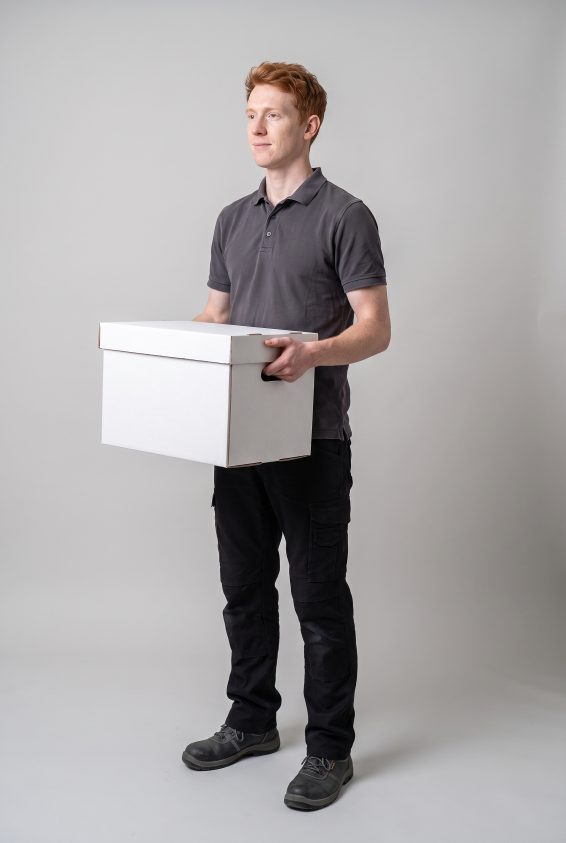
#> input picture beeldronde-debresser/werkers/werk/werker-6.jpg, 1696 x 2528 px (shown at 1/3 size)
$ python -i halo.py   (imports and definitions only)
#> lines starting #> are read from the running program, lines starting #| are printed output that depends on the picture
"""Halo-meting volgens site/_werk/BEELDREGELS.md ("Halo meten: elke randpixel tegen zijn EIGEN buur"), plus een
controlebeeld voor de keuzepagina.

    python halo.py                # alle ../werker-N-...-uitsnede.png
    python halo.py --controle     # plus een controlebeeld per uitsnede in werk/

Per randpixel (0,15 < alfa < 0,85) de helderheid tegen die van het materiaal er direct naast:
buur = grey_dilation(L waar alfa > 0,95, size 9). Telt de pixels die lichter zijn dan buur + 20 en het grootste
aaneengesloten cluster, apart voor de buitencontour (grenst aan transparant dat de beeldrand raakt) en voor
interne doorkijkjes. IJk uit BEELDREGELS: duizenden pixels met clusters van honderden = halo; tientallen met
clusters onder de tien = schoon.

Met --controle schrijft het werk/werker-N-controle.png: de figuur op weergavegrootte (700 px hoog) op licht en op donker, en het
hoofd en de schouders op 200 procent daarvan, op donker (daar valt een lichte franje het eerst op).
"""
import pathlib
import sys

import numpy as np
from PIL import Image, ImageDraw, ImageFont
from scipy import ndimage

HIER = pathlib.Path(__file__).resolve().parent
RONDE = HIER.parent
LICHT, DONKER = (244, 242, 238), (29, 29, 27)
LETTER = ImageFont.truetype("segoeuib.ttf", 22)


def meet(pad):
#> called with pad = 'werker-6.jpg'
    im = np.asarray(Image.open(pad).convert("RGBA"), float)
    a = im[..., 3] / 255
#> a: shape (2528, 1696) float64; every value is 1
    L = np.asarray(Image.open(pad).convert("RGBA").convert("L"), float)
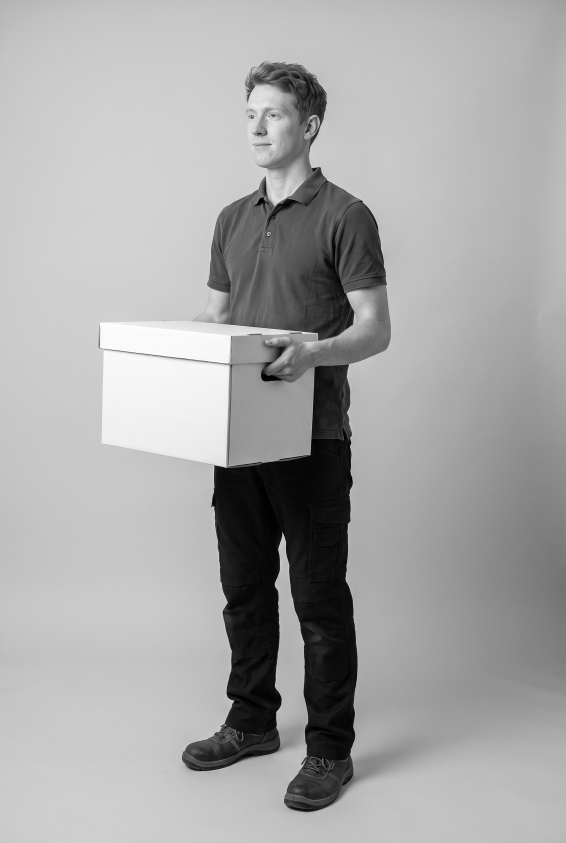
#> L: shape (2528, 1696) float64 (shown at 1/3 size); min 0, max 255, mean 167.2
    buur = ndimage.grey_dilation(np.where(a > 0.95, L, 0), size=9)
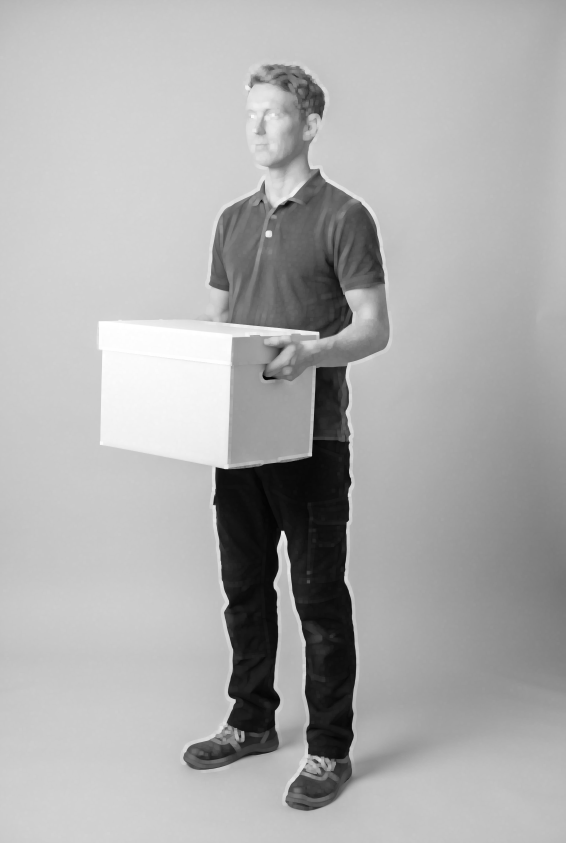
#> buur: shape (2528, 1696) float64 (shown at 1/3 size); min 2, max 255, mean 173.2
    band = (a > 0.15) & (a < 0.85)
#> band: shape (2528, 1696) bool; every value is 0
    licht = band & (L > buur + 20)
    # buitencontour: randpixels naast transparante gebieden die de beeldrand raken
    lab, _ = ndimage.label(a < 0.15)
#> lab: shape (2528, 1696) int32; every value is 0
    rand = np.unique(np.concatenate([lab[0], lab[-1], lab[:, 0], lab[:, -1]]))
#> rand = [0]
    buiten = ndimage.binary_dilation(np.isin(lab, rand[rand > 0]), iterations=3)
    uit = {}
    for naam, m in (("buiten", licht & buiten), ("intern", licht & ~buiten)):
        cl, k = ndimage.label(m, structure=np.ones((3, 3)))
        uit[naam] = (int(m.sum()), int(ndimage.sum(m, cl, range(1, k + 1)).max()) if k else 0)
#> this loop made 2 passes
#> after the loop, uit = {'buiten': (0, 0), 'intern': (0, 0)}
    return uit, int(band.sum())


def controle(pad, doel):
    fig = Image.open(pad).convert("RGBA")
    H = 700
    klein = fig.resize((round(fig.width * H / fig.height), H), Image.LANCZOS)
    panelen = []
    for kleur in (LICHT, DONKER):
        p = Image.new("RGBA", klein.size, kleur + (255,)); p.alpha_composite(klein); panelen.append(("", p))
    # hoofd en schouders: bovenste 30 procent van de figuur, op 200 procent van de weergavegrootte
    kop = klein.crop((0, 0, klein.width, round(H * 0.30)))
    kop = kop.resize((kop.width * 2, kop.height * 2), Image.LANCZOS)
    p = Image.new("RGBA", kop.size, DONKER + (255,)); p.alpha_composite(kop); panelen.append(("", p))
    kopb = 40
    vel = Image.new("RGB", (sum(p.width for _, p in panelen) + 16 * 2, max(p.height for _, p in panelen) + kopb), (255, 255, 255))
    d, x = ImageDraw.Draw(vel), 0
    for tekst, (_, p) in zip(("op licht", "op donker", "hoofd en schouders, 200%"), panelen):
        vel.paste(p.convert("RGB"), (x, kopb)); d.text((x + 6, 8), tekst, fill=(20, 20, 20), font=LETTER); x += p.width + 16
    vel.save(doel)


# [11 lines not run here, left out]

>>> result = meet('werker-6.jpg')

$ run again, on beeldronde-debresser/werkers/werk/werker-8.jpg
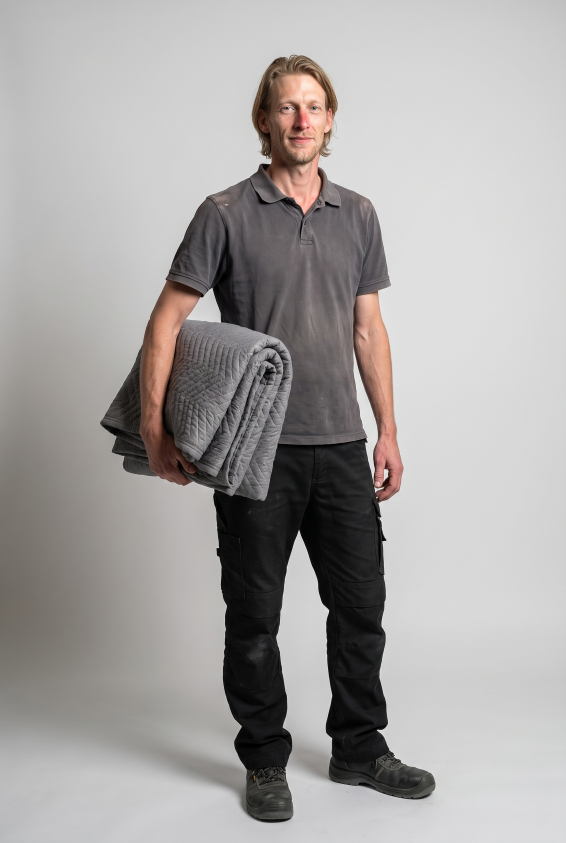
#> input picture beeldronde-debresser/werkers/werk/werker-8.jpg, 1696 x 2528 px (shown at 1/3 size)
#> a: shape (2528, 1696) float64; every value is 1
#> in meet, `L = np.asarray(Image.open(pad).convert("RGBA").convert("L"), float)`:
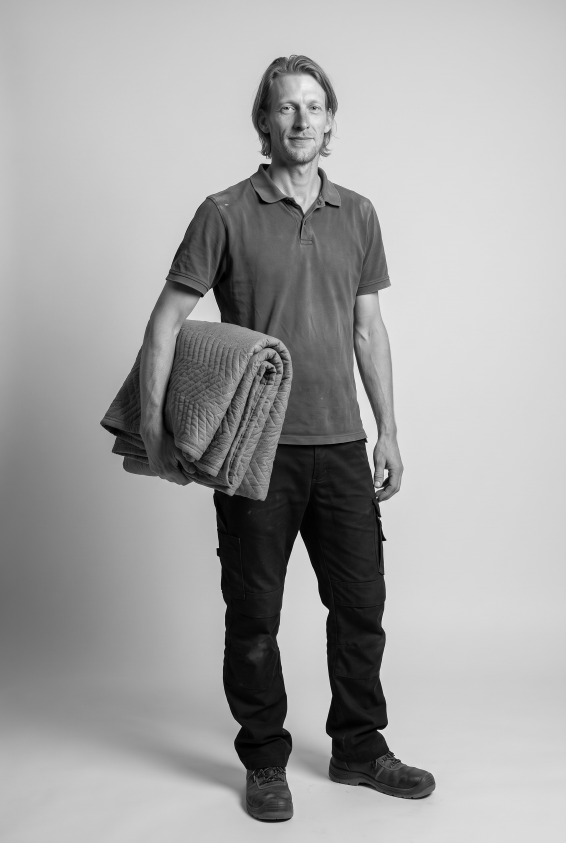
#> L: shape (2528, 1696) float64 (shown at 1/3 size); min 0, max 253, mean 164.6
#> in meet, `buur = ndimage.grey_dilation(np.where(a > 0.95, L, 0), size=9)`:
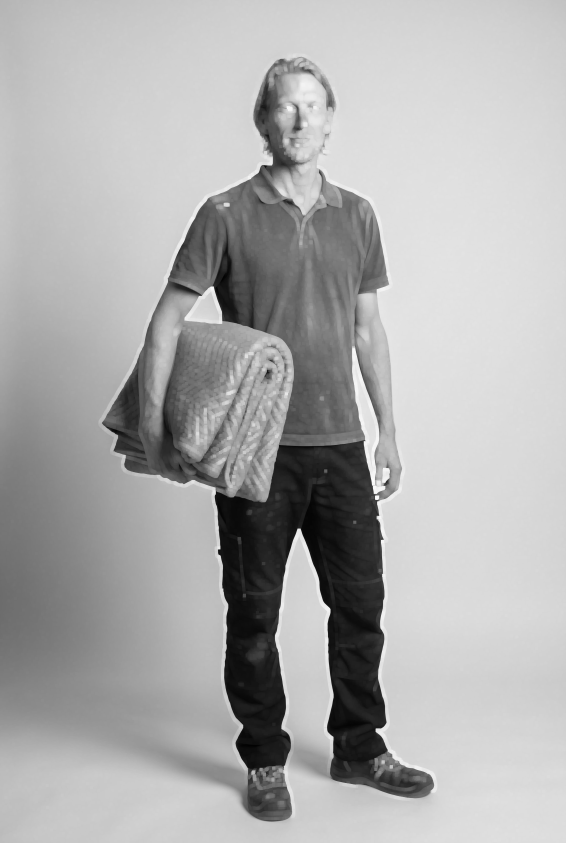
#> buur: shape (2528, 1696) float64 (shown at 1/3 size); min 1, max 253, mean 173
#> band: shape (2528, 1696) bool; every value is 0
#> lab: shape (2528, 1696) int32; every value is 0
#> rand = [0]
#> the loop in meet, `for naam, m in (("buiten", licht & buiten), ("intern", licht & ~buiten..` made 2 passes
#> after the loop in meet, `for naam, m in (("buiten", licht & buiten), ("intern", licht & ~buiten..`: uit = {'buiten': (0, 0), 'intern': (0, 0)}

$ run again, on beeldronde-debresser/werkers/werk/werker-9.jpg
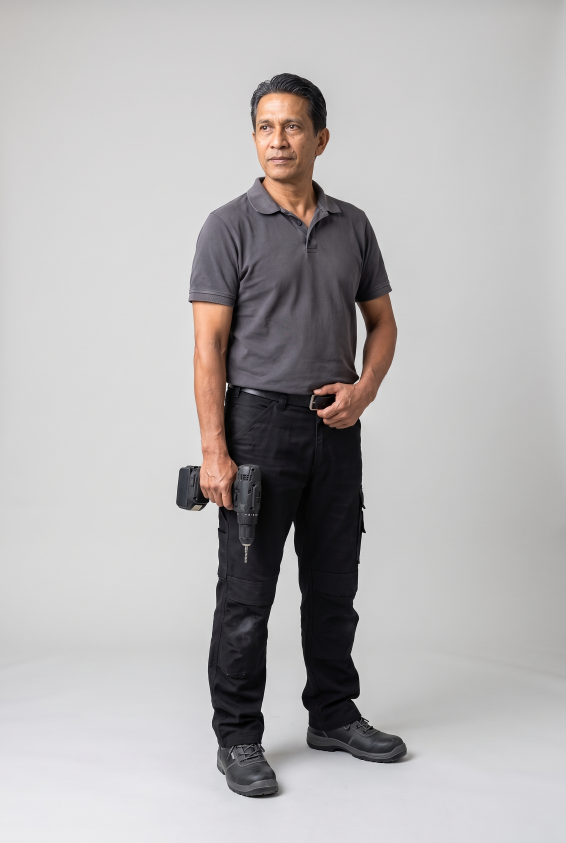
#> input picture beeldronde-debresser/werkers/werk/werker-9.jpg, 1696 x 2528 px (shown at 1/3 size)
#> a: shape (2528, 1696) float64; every value is 1
#> in meet, `L = np.asarray(Image.open(pad).convert("RGBA").convert("L"), float)`:
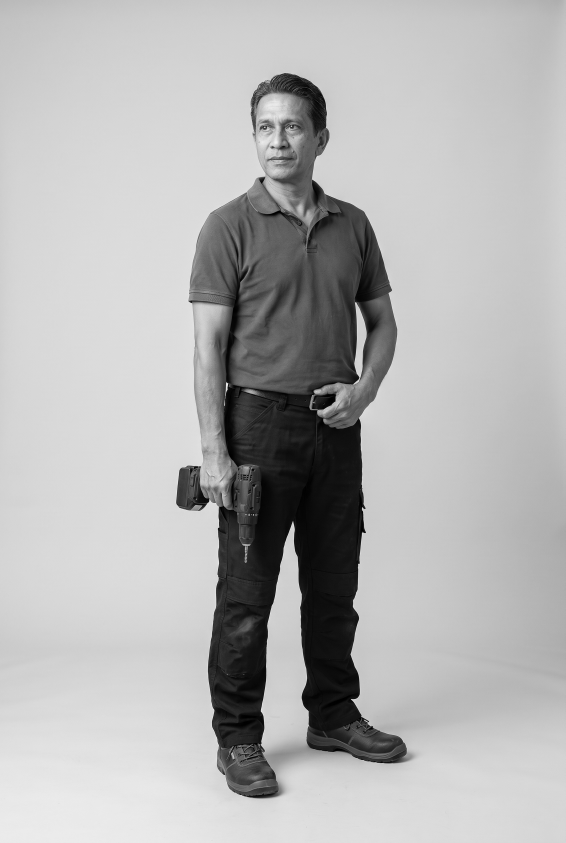
#> L: shape (2528, 1696) float64 (shown at 1/3 size); min 0, max 255, mean 179.4
#> in meet, `buur = ndimage.grey_dilation(np.where(a > 0.95, L, 0), size=9)`:
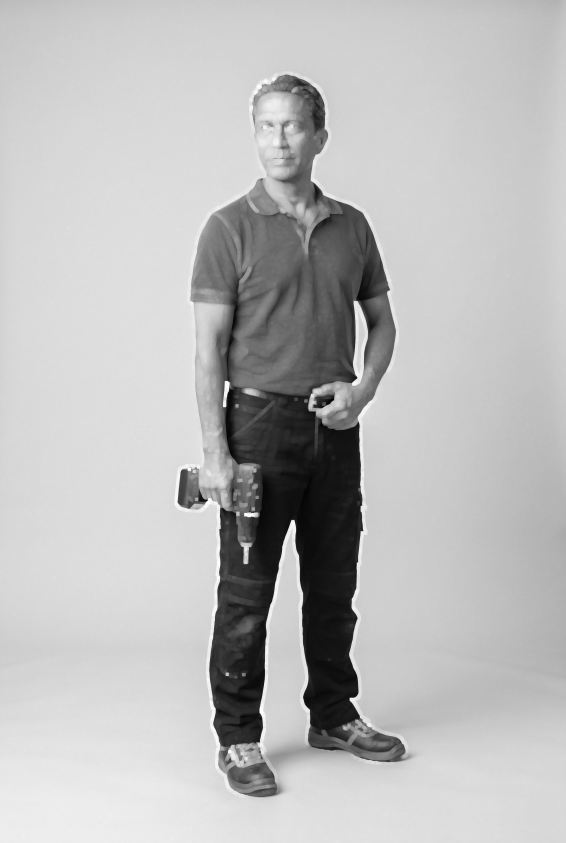
#> buur: shape (2528, 1696) float64 (shown at 1/3 size); min 3, max 255, mean 186.3
#> band: shape (2528, 1696) bool; every value is 0
#> lab: shape (2528, 1696) int32; every value is 0
#> rand = [0]
#> the loop in meet, `for naam, m in (("buiten", licht & buiten), ("intern", licht & ~buiten..` made 2 passes
#> after the loop in meet, `for naam, m in (("buiten", licht & buiten), ("intern", licht & ~buiten..`: uit = {'buiten': (0, 0), 'intern': (0, 0)}

$ run again, on beeldronde-debresser/werkers/werk/versie-4.png
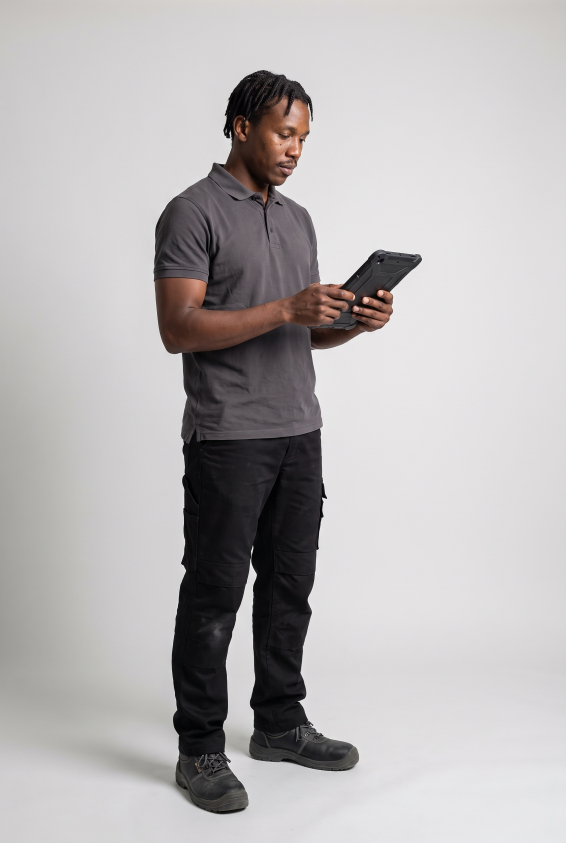
#> input picture beeldronde-debresser/werkers/werk/versie-4.png, 1696 x 2528 px (shown at 1/3 size)
#> a: shape (2528, 1696) float64; every value is 1
#> in meet, `L = np.asarray(Image.open(pad).convert("RGBA").convert("L"), float)`:
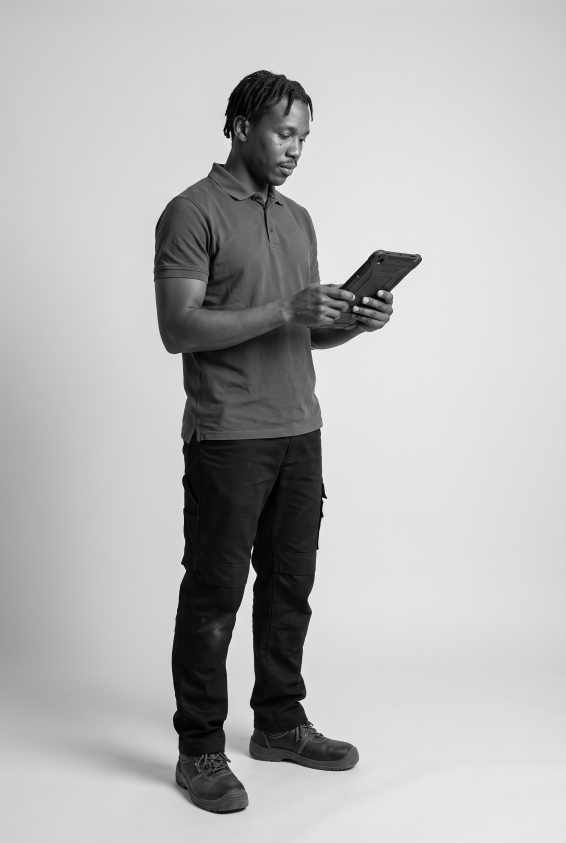
#> L: shape (2528, 1696) float64 (shown at 1/3 size); min 0, max 255, mean 181.8
#> in meet, `buur = ndimage.grey_dilation(np.where(a > 0.95, L, 0), size=9)`:
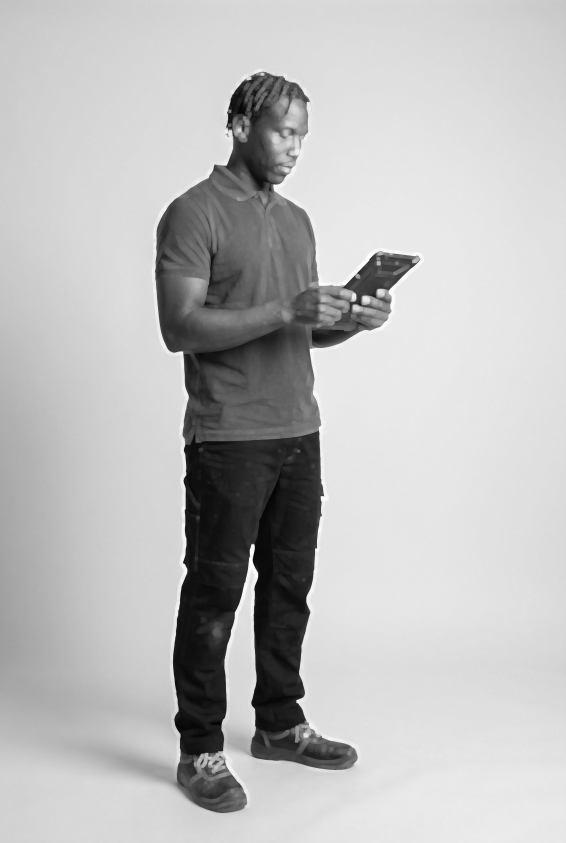
#> buur: shape (2528, 1696) float64 (shown at 1/3 size); min 3, max 255, mean 188.1
#> band: shape (2528, 1696) bool; every value is 0
#> lab: shape (2528, 1696) int32; every value is 0
#> rand = [0]
#> the loop in meet, `for naam, m in (("buiten", licht & buiten), ("intern", licht & ~buiten..` made 2 passes
#> after the loop in meet, `for naam, m in (("buiten", licht & buiten), ("intern", licht & ~buiten..`: uit = {'buiten': (0, 0), 'intern': (0, 0)}
